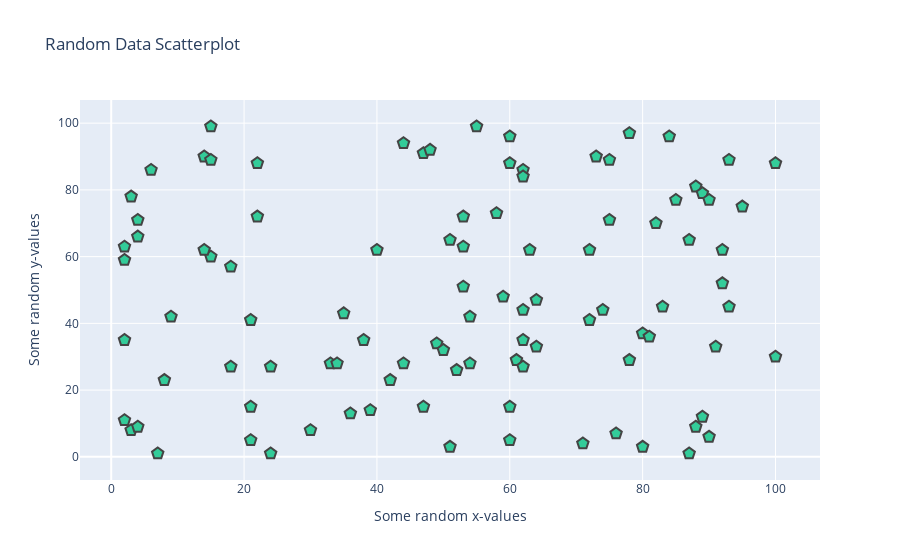

Write notebook code for a chart like this one.
### Code cell
data3 = [go.Scatter(
    x = random_x,
    y = random_y,
    mode = 'markers',
    marker = dict(      # change the marker style
        size = 12,
        color = 'rgb(51,204,153)',
        symbol = 'pentagon',
        line = dict(
            width = 2,
        )
    )
)]
layout3 = go.Layout(
    title = 'Random Data Scatterplot', # Graph title
    xaxis = dict(title = 'Some random x-values'), # x-axis label
    yaxis = dict(title = 'Some random y-values'), # y-axis label
    hovermode ='closest' # handles multiple points landing on the same vertical
)
fig3 = go.Figure(data=data3, layout=layout3)
fig3.show()

### Figure 1 — Plotly figure (JSON) as saved in the notebook; plotly's stock layout.template omitted (floating-point values rounded to 4 significant figures)
{"data": [{"marker": {"color": "rgb(51,204,153)", "line": {"width": 2}, "size": 12, "symbol": "pentagon"}, "mode": "markers", "type": "scatter", "x": [52, 93, 15, 72, 61, 21, 83, 87, 75, 75, 88, 100, 24, 3, 22, 53, 2, 88, 30, 38, 2, 64, 60, 21, 33, 76, 58, 22, 89, 49, 91, 59, 42, 92, 60, 80, 15, 62, 62, 47, 62, 51, 55, 64, 3, 51, 7, 21, 73, 39, 18, 4, 89, 60, 14, 9, 90, 53, 2, 84, 92, 60, 71, 44, 8, 47, 35, 78, 81, 36, 50, 4, 2, 6, 54, 4, 54, 93, 63, 18, 90, 44, 34, 74, 62, 100, 14, 95, 48, 15, 72, 78, 87, 62, 40, 85, 80, 82, 53, 24], "y": [26, 89, 60, 41, 29, 15, 45, 65, 89, 71, 9, 88, 1, 8, 88, 63, 11, 81, 8, 35, 35, 33, 5, 41, 28, 7, 73, 72, 12, 34, 33, 48, 23, 62, 88, 37, 99, 44, 86, 91, 35, 65, 99, 47, 78, 3, 1, 5, 90, 14, 27, 9, 79, 15, 90, 42, 77, 51, 63, 96, 52, 96, 4, 94, 23, 15, 43, 29, 36, 13, 32, 71, 59, 86, 28, 66, 42, 45, 62, 57, 6, 28, 28, 44, 84, 30, 62, 75, 92, 89, 62, 97, 1, 27, 62, 77, 3, 70, 72, 27]}], "layout": {"hovermode": "closest", "title": {"text": "Random Data Scatterplot"}, "xaxis": {"title": {"text": "Some random x-values"}}, "yaxis": {"title": {"text": "Some random y-values"}}}}
